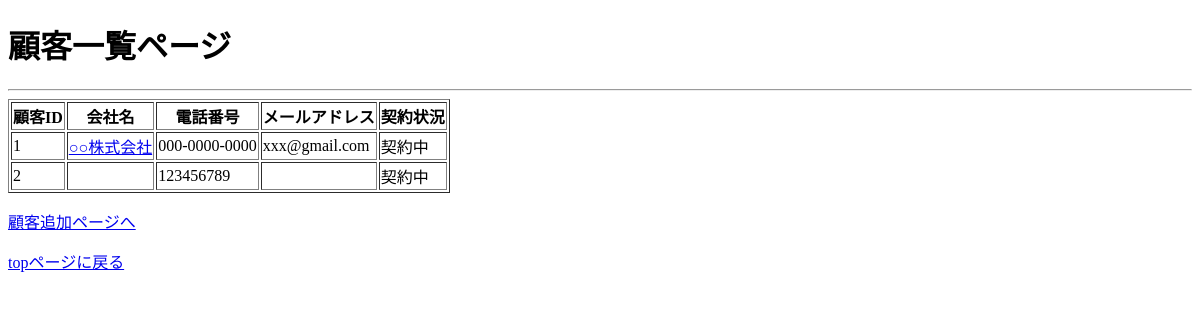
/customer_list, run on an earlier commit of the app's database.
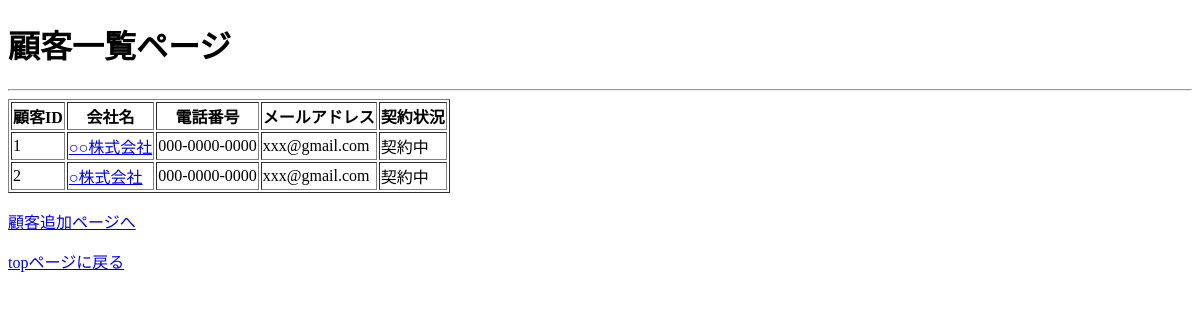
And on a later commit of the database.
### tables this page shows
CREATE TABLE customer (
                customer_id INTEGER PRIMARY KEY,
                company TEXT,
                tel TEXT,
                email TEXT,
                is_contract BOOLEAN
                );

CREATE TABLE contract (
                contract_id BOOLEAN,
                contract_name TEXT
                );

### main.py (the view)
@app.route("/customer_list")
def customer_list_page():
    filepath = "database/todo_app.db"
    con = sqlite3.connect(filepath)
    cur = con.cursor()
    cur.execute("""
            SELECT
                customer_id,
                company,
                tel,
                email,
                contract_name
            FROM
                customer
            LEFT JOIN
                contract
            ON
                customer.is_contract = contract.contract_id
            """)
    items = cur.fetchall()
    con.close()
    return render_template("customer_list.html", items = items)

### templates/customer_list.html (shortened to what this page needs)
<!DOCTYPE html>
<html lang="ja">
<head>
</head>
<body>
    <h1>顧客一覧ページ</h1>
    <hr>
    <table border = "1">
        <thead>
            <tr>
                <th>顧客ID</th>
                <th>会社名</th>
                <th>電話番号</th>
                <th>メールアドレス</th>
                <th>契約状況</th>
            </tr>
        </thead>
        <tbody>
            {% for item in items %}
            <tr>
                <td>{{ item[0] }}</td>
                <td><a href="{{ url_for('customer_page', id=item[0]) }}">{{ item[1] }}</a></td>
                <td>{{ item[2] }}</td>
                <td>{{ item[3] }}</td>
                <td>{{ item[4] }}</td>
            </tr>
            {% endfor %}
        </tbody>
    </table>
    <p><a href="{{ url_for('add_customer_page') }}">顧客追加ページへ</a></p>
    <p><a href="{{ url_for('top_page') }}">topページに戻る</a></p>
</body>
</html>

What changed in the data, as far as the page shows it:
changed customer id 2: company (not shown) → "○株式会社"; tel "123456789" → "000-0000-0000"; email (not shown) → "xxx@gmail.com"
